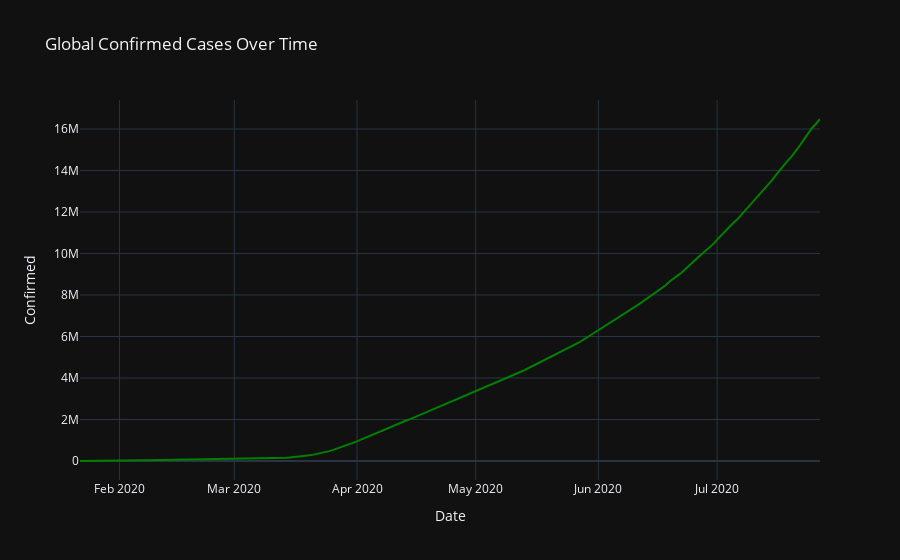
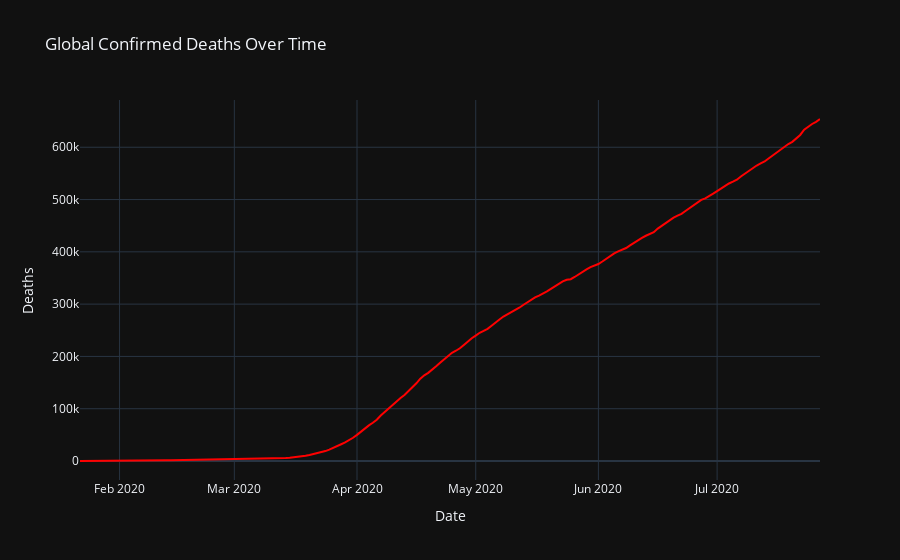

These figures' notebook cell, in order:
### Code cell
fig = px.line(pcovid, x = 'Date', y = 'Confirmed', template = 'plotly_dark',
              title = 'Global Confirmed Cases Over Time',
             color_discrete_sequence = ['green'], hover_name = 'Confirmed')
fig.show()

fig2 = px.line(pcovid, x = 'Date', y = 'Deaths', template = 'plotly_dark',
              title = 'Global Confirmed Deaths Over Time',
             color_discrete_sequence = ['red'], hover_name = 'Deaths')
fig2.show()

### Figure 1 — Plotly figure (JSON) as saved in the notebook; plotly's stock layout.template omitted (floating-point values rounded to 4 significant figures; data arrays with more than 128 entries replaced by an {"elided": "..."} marker saying what was removed)
{"data": [{"hovertemplate": "<b>%{hovertext}</b><br><br>Date=%{x}<br>Confirmed=%{y}<extra></extra>", "hovertext": {"elided": "188 str values"}, "legendgroup": "", "line": {"color": "green", "dash": "solid"}, "mode": "lines", "name": "", "orientation": "v", "showlegend": false, "type": "scatter", "x": {"elided": "188 str values"}, "xaxis": "x", "y": {"elided": "188 int values"}, "yaxis": "y"}], "layout": {"legend": {"tracegroupgap": 0}, "title": {"text": "Global Confirmed Cases Over Time"}, "xaxis": {"anchor": "y", "domain": [0, 1], "title": {"text": "Date"}}, "yaxis": {"anchor": "x", "domain": [0, 1], "title": {"text": "Confirmed"}}}}

### Figure 2 — Plotly figure (JSON) as saved in the notebook; plotly's stock layout.template omitted (floating-point values rounded to 4 significant figures; data arrays with more than 128 entries replaced by an {"elided": "..."} marker saying what was removed)
{"data": [{"hovertemplate": "<b>%{hovertext}</b><br><br>Date=%{x}<br>Deaths=%{y}<extra></extra>", "hovertext": {"elided": "188 str values"}, "legendgroup": "", "line": {"color": "red", "dash": "solid"}, "mode": "lines", "name": "", "orientation": "v", "showlegend": false, "type": "scatter", "x": {"elided": "188 str values"}, "xaxis": "x", "y": {"elided": "188 int values"}, "yaxis": "y"}], "layout": {"legend": {"tracegroupgap": 0}, "title": {"text": "Global Confirmed Deaths Over Time"}, "xaxis": {"anchor": "y", "domain": [0, 1], "title": {"text": "Date"}}, "yaxis": {"anchor": "x", "domain": [0, 1], "title": {"text": "Deaths"}}}}
